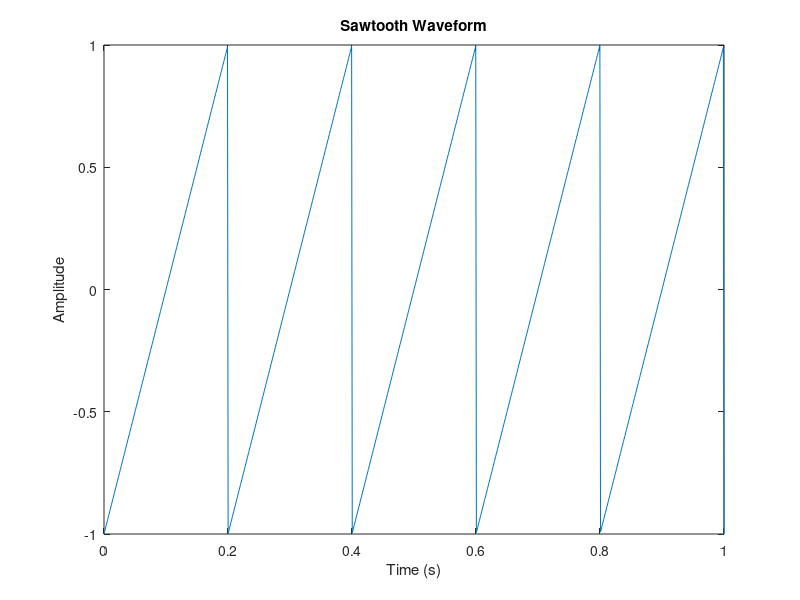

MATLAB code for this plot:
% Define parameters
sampling_freq = 1000; % Sampling frequency in Hz
duration = 1; % Duration of the waveform in seconds
frequency = 5; % Frequency of the sawtooth wave in Hz (lower value for visualization)

% Generate time vector
t = linspace(0, duration, duration * sampling_freq);

% Generate sawtooth wave
sawtooth_wave = sawtooth(2 * pi * frequency * t);

% Plot the waveform
plot(t, sawtooth_wave);
xlabel('Time (s)');
ylabel('Amplitude');
title('Sawtooth Waveform');